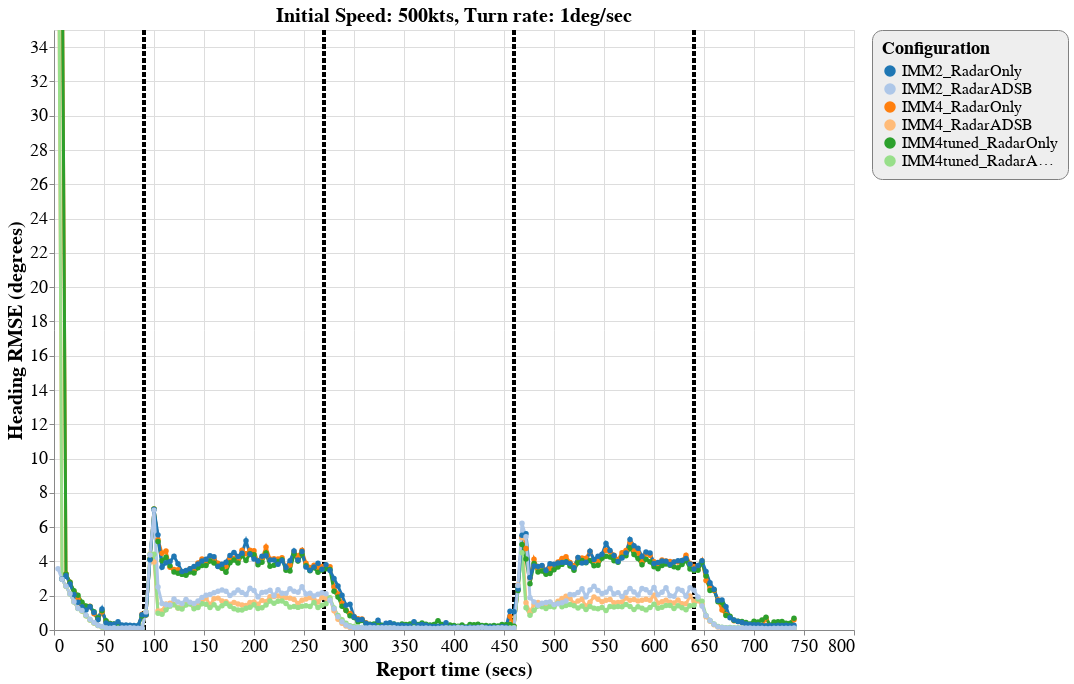

Vega-Lite specification stored for this chart:
### Vega-Lite specification from a JSON file in a GitHub repository (floating-point values rounded to 4 significant figures; data arrays with more than 128 entries replaced by an {"elided": "..."} marker saying what was removed)
{"config": {"view": {"continuousWidth": 800, "continuousHeight": 600}, "axisX": {"labelFontSize": 18, "titleFontSize": 20}, "axisY": {"labelFontSize": 18, "titleFontSize": 20}, "font": "Times New Roman", "legend": {"cornerRadius": 10, "fillColor": "#EEEEEE", "labelFontSize": 16, "padding": 10, "strokeColor": "gray", "titleFontSize": 18}, "title": {"fontSize": 20}}, "layer": [{"data": {"name": "data-f41710ca85e44252df82fd1c33449ce2"}, "mark": {"type": "rule", "strokeDash": [5, 2], "strokeWidth": 4}, "encoding": {"color": {"type": "nominal", "field": "color", "scale": null}, "x": {"type": "quantitative", "field": "tt"}}}, {"data": {"name": "data-7dd154a397b846c97e75030a52040c31"}, "mark": {"type": "line", "point": true, "strokeWidth": 3}, "encoding": {"color": {"type": "ordinal", "field": "config", "scale": {"scheme": "category20"}, "sort": ["IMM2_RadarOnly", "IMM2_RadarADSB", "IMM4_RadarOnly", "IMM4_RadarADSB", "IMM4tuned_RadarOnly", "IMM4tuned_RadarADSB"], "title": "Configuration"}, "x": {"type": "quantitative", "field": "time", "title": "Report time (secs)"}, "y": {"type": "quantitative", "field": "rmse_hdg", "scale": {"domain": [0, 35], "zero": false}, "title": "Heading RMSE (degrees)"}}, "selection": {"selector145": {"type": "interval", "bind": "scales", "encodings": ["x", "y"]}}, "title": "Initial Speed: 500kts, Turn rate: 1deg/sec"}], "$schema": "https://vega.github.io/schema/vega-lite/v4.8.1.json", "datasets": {"data-f41710ca85e44252df82fd1c33449ce2": [{"tt": 90, "color": "black"}, {"tt": 270, "color": "black"}, {"tt": 460, "color": "black"}, {"tt": 640, "color": "black"}], "data-7dd154a397b846c97e75030a52040c31": {"elided": "1109 records"}}}
